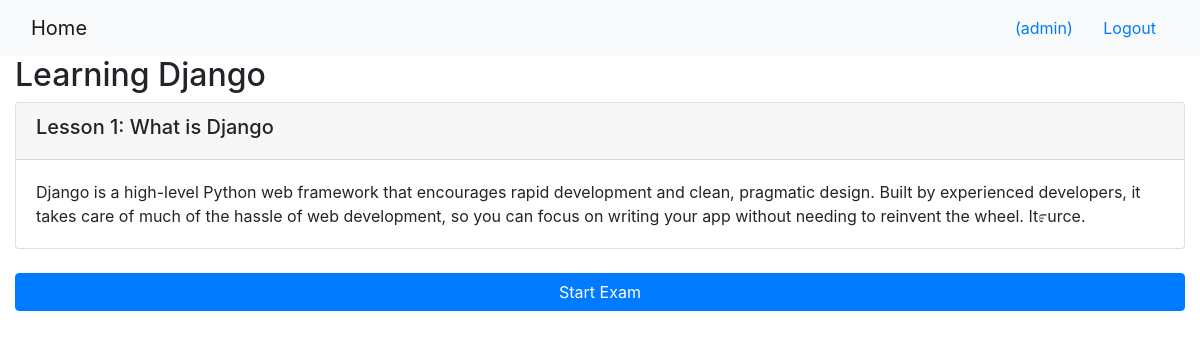
/onlinecourse/1/ (signed in), run on the app's committed database.
### onlinecourse/models.py (models this page shows, shortened)
class Course(models.Model):
    name = models.CharField(null=False, max_length=30, default='online course')
    image = models.ImageField(upload_to='course_images/')
    description = models.CharField(max_length=1000)
    pub_date = models.DateField(null=True)
    instructors = models.ManyToManyField(Instructor)
    users = models.ManyToManyField(settings.AUTH_USER_MODEL, through='Enrollment')
    total_enrollment = models.IntegerField(default=0)
    is_enrolled = False

class Lesson(models.Model):
    title = models.CharField(max_length=200, default="title")
    order = models.IntegerField(default=0)
    course = models.ForeignKey(Course, on_delete=models.CASCADE)
    content = models.TextField()

### onlinecourse/views.py (the view)
# urls.py: path('<int:pk>/', views.CourseDetailView.as_view(), name='course_details'),
class CourseDetailView(generic.DetailView):
    model = Course
    template_name = 'onlinecourse/course_detail_bootstrap.html'

### onlinecourse/templates/onlinecourse/course_detail_bootstrap.html (shortened to what this page needs)
<!DOCTYPE html>
<html lang="en">
<head>
     {% load static %}
    <link rel="stylesheet" href="https://maxcdn.bootstrapcdn.com/bootstrap/4.5.2/css/bootstrap.min.css">
</head>
<body>
    <nav class="navbar navbar-light bg-light">
        <div class="container-fluid">
            <div class="navbar-header">
                  <a class="navbar-brand" href="{% url 'onlinecourse:index' %}">Home</a>
            </div>
            <ul class="nav navbar-nav navbar-right">
                {% if user.is_authenticated %}
                <li>
                    <a class="btn btn-link" href="#">{{ user.first_name }}({{ user.username }})</a>
                    <a class="btn btn-link" href="{% url 'onlinecourse:logout' %}">Logout</a>
                </li>
                {% endif %}
            </ul>
        </div>
    </nav>
    <div class="container-fluid">
            <h2>{{ course.name }}</h2>
            <div class="card-columns-vertical">
                {% for lesson in course.lesson_set.all %}
                    <div class="card mt-1">
                        <div class="card-header"><h5>Lesson {{lesson.order|add:1}}: {{lesson.title}}</h5></div>
                        <div class="card-body">{{lesson.content}}</div>
                    </div>
                {% endfor %}
            </div>
            {% if user.is_authenticated %}
            <button class="btn btn-primary btn-block" data-toggle="collapse" data-target="#exam">Start Exam</button>
            {% endif %}
    </div>
</body>
</html>

### data on the page
Course: name "Learning Django"
Lesson: order|add "1", title "What is Django", content "Django is a high-level Python web framework that encourages rapid development and clean, pragmatic design. Built by experienced developers, it takes care of much of the hassle of web development, so you can focus on writing your app without needing to reinvent the wheel. It೯urce."

### other printed values
{{ user.username }} "admin"
